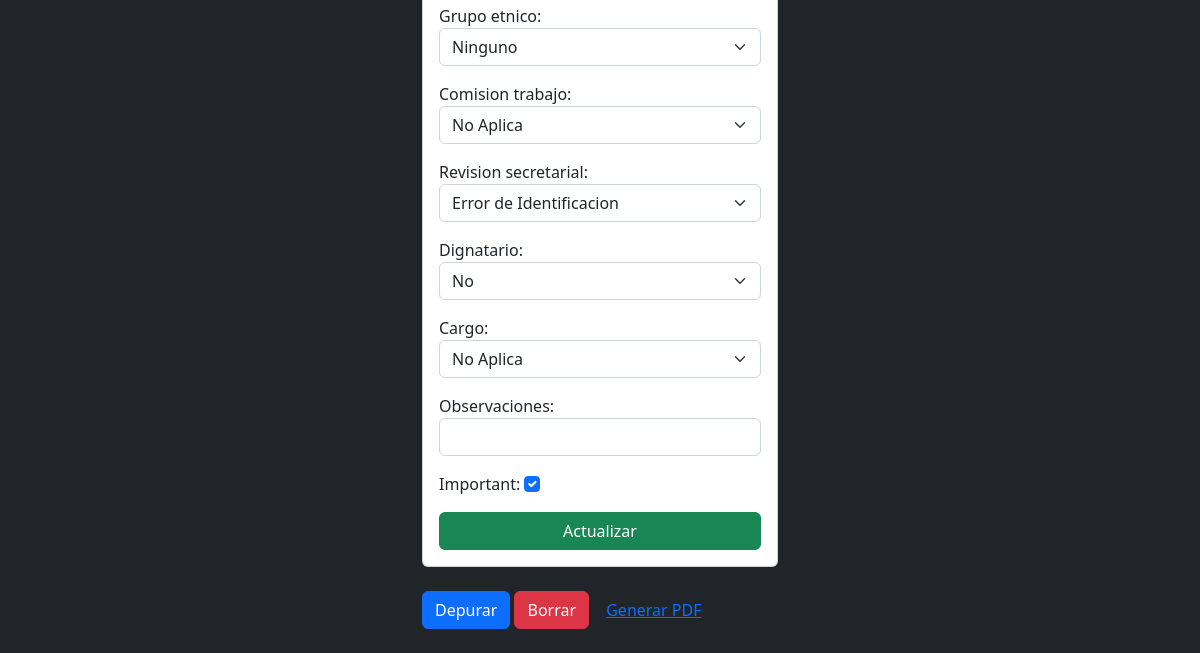
Page /afiliados/1/ (signed in, lower part) on the earlier database version.
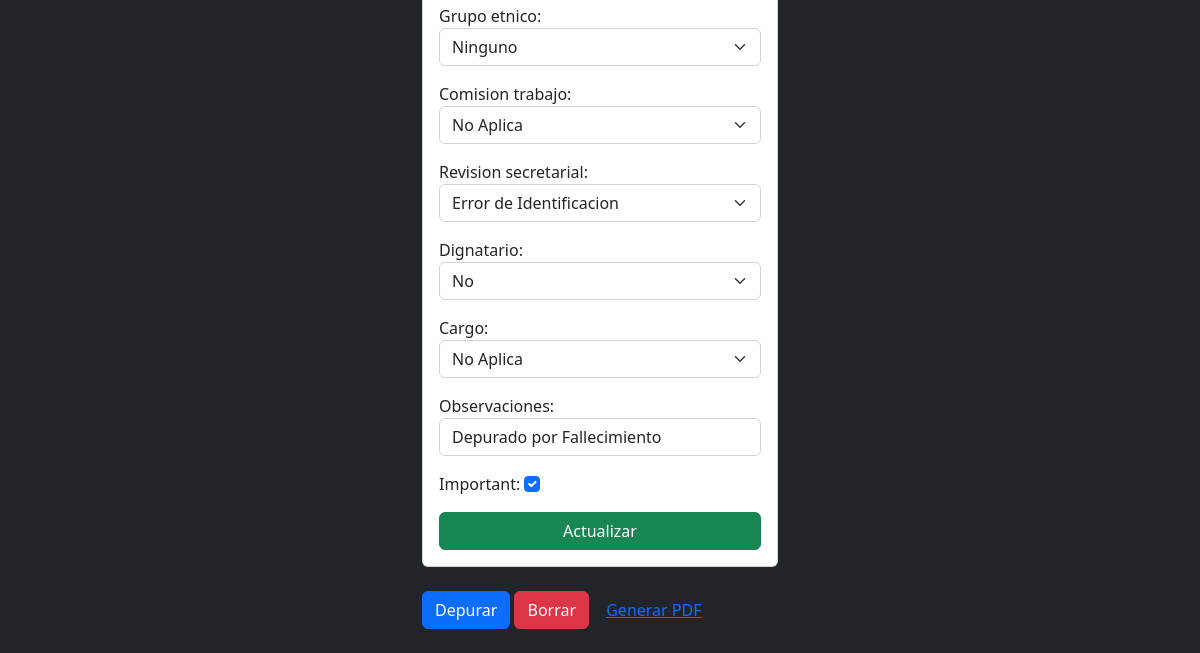
Same page on the later database version.
### libro/models.py (models this page shows, shortened)
class Afiliado(models.Model):
    nombres = models.TextField(max_length=100)
    tipo_documento = models.TextField(max_length=100)
    numero_documento = models.BigIntegerField()
    sexo = models.CharField(max_length=10)
    telefono = models.BigIntegerField()
    email = models.EmailField(max_length=100)
    direccion = models.TextField(max_length=100)
    nacimiento = models.DateField(blank=True)
    educacion = models.TextField(max_length=100)
    ocupacion = models.TextField(max_length=100)
    discapacidad = models.TextField(max_length=100)
    grupo_etnico = models.TextField(max_length=100)
    comision_trabajo = models.TextField(max_length=100)
    revision_secretarial = models.TextField(max_length=100)
    dignatario = models.TextField(max_length=100)
    cargo = models.TextField(max_length=100)
    observaciones = models.TextField(blank=True, max_length=100)
    created = models.DateTimeField(auto_now_add=True)
    datecompleted = models.DateTimeField(null=True, blank=True)
    important = models.BooleanField(default=False)
    user = models.ForeignKey(User, on_delete=models.CASCADE)

### libro/views.py (the view, shortened to what this page needs)
# urls.py: path('afiliados/<int:afiliado_id>/', views.afiliado_detail, name='afiliado_detail'),
@login_required
def afiliado_detail(request, afiliado_id):
    if request.method == 'GET':
        afiliado = get_object_or_404(
            Afiliado, pk=afiliado_id, user=request.user)
        form = crearAfiliado(instance=afiliado)
        return render(request, 'afiliado_detail.html', {'afiliado': afiliado, 'form': form})

### libro/templates/afiliado_detail.html (shortened to what this page needs)
{% extends 'base.html' %}
{% block content %}
<main class="container py-4">
    <div class="row">
        <div class="col-md-4 offset-md-4">
            <form method="POST"class="card card-body">
                {{form.as_p}}
                <button class="btn btn-success">Actualizar</button>
            </form>
            <div class="mt-4 d-flex">
                <form action="{% url 'afiliado_completed' afiliado.id %}" method="POST">
                    <button class="btn btn-primary">Depurar</button>
                </form>
                <form action="{% url 'afiliado_delete' afiliado.id %}" method="POST">
                    <button class="btn btn-danger">Borrar</button>
                </form>
                <form action="{% url 'afiliado_pdf' afiliado.id %}" method="POST">
                    <button class="btn btn-link">Generar PDF</button>
                </form>
            </div>
        </div>
    </div>
</main>
{% endblock %}

Differences in the rows shown:
changed Afiliado "Ninguno": observaciones (not shown) → "Depurado por Fallecimiento"
